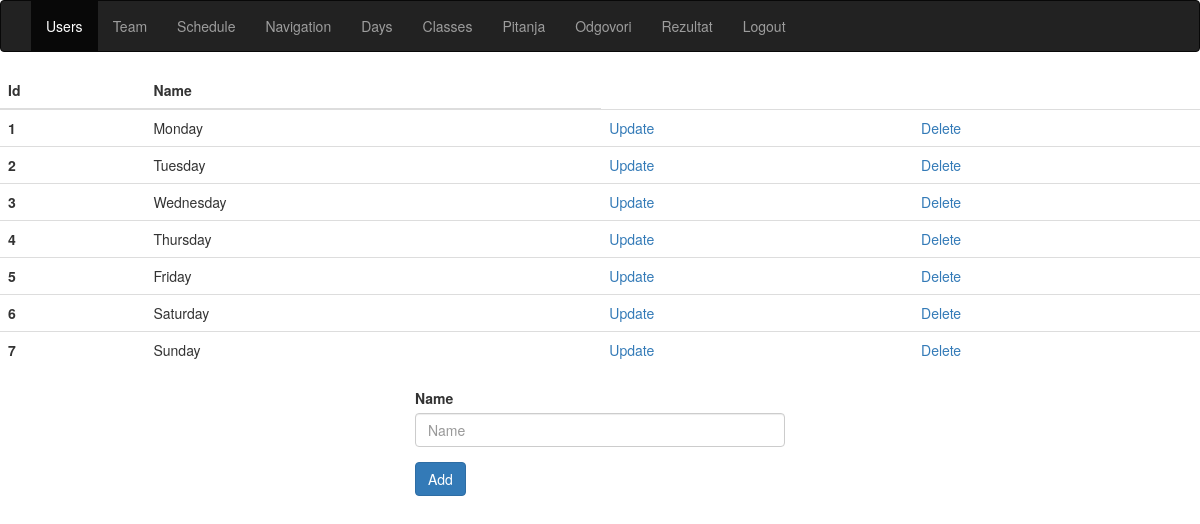
Screenshot of /admin.php?page=days (signed in) with the database file from the repository.
### tables this page shows
CREATE TABLE `days` (
  `id` int(11) NOT NULL,
  `name` varchar(30) NOT NULL
);

### views/adminPanel/days.php (the view, shortened to what this page needs)
<?php
$upit="select * from days";
$days=$conn->query($upit);
?>
<table class="table">
    <thead>
    <tr>
        <th scope="col">Id</th>
        <th scope="col">Name</th>
    </tr>
    </thead>
    <tbody>
    <?php foreach($days as $d):?>
        <tr>
            <th scope="row"><?php echo $d['id']?></th>
            <td><?php echo $d['name']?></td>
            <td><a href="#" class="users" data-table="days" data-id="<?php echo $d['id']?>">Update</a></td>
            <td><a href="delete.php?id=<?php echo $d['id']?>&&table=days">Delete</a></td>
        </tr>
    <?php endforeach;?>
    </tbody>
</table>
<div class="col-lg-4 col-lg-offset-4" id="forma">
    <form method="post" action="admin.php?page=days">
        <div class="form-group">
            <label for="exampleInputEmail1">Name</label>
            <input name="name" class="form-control" id="exampleInputEmail1" aria-describedby="emailHelp" placeholder="Name">
        </div>
        <button type="submit" name="Add" class="btn btn-primary">Add</button>
    </form>
</div>

### rows the page displays
days: id "1", name "Monday"
days: id "2", name "Tuesday"
days: id "3", name "Wednesday"
days: id "4", name "Thursday"
days: id "5", name "Friday"
days: id "6", name "Saturday"
days: id "7", name "Sunday"
